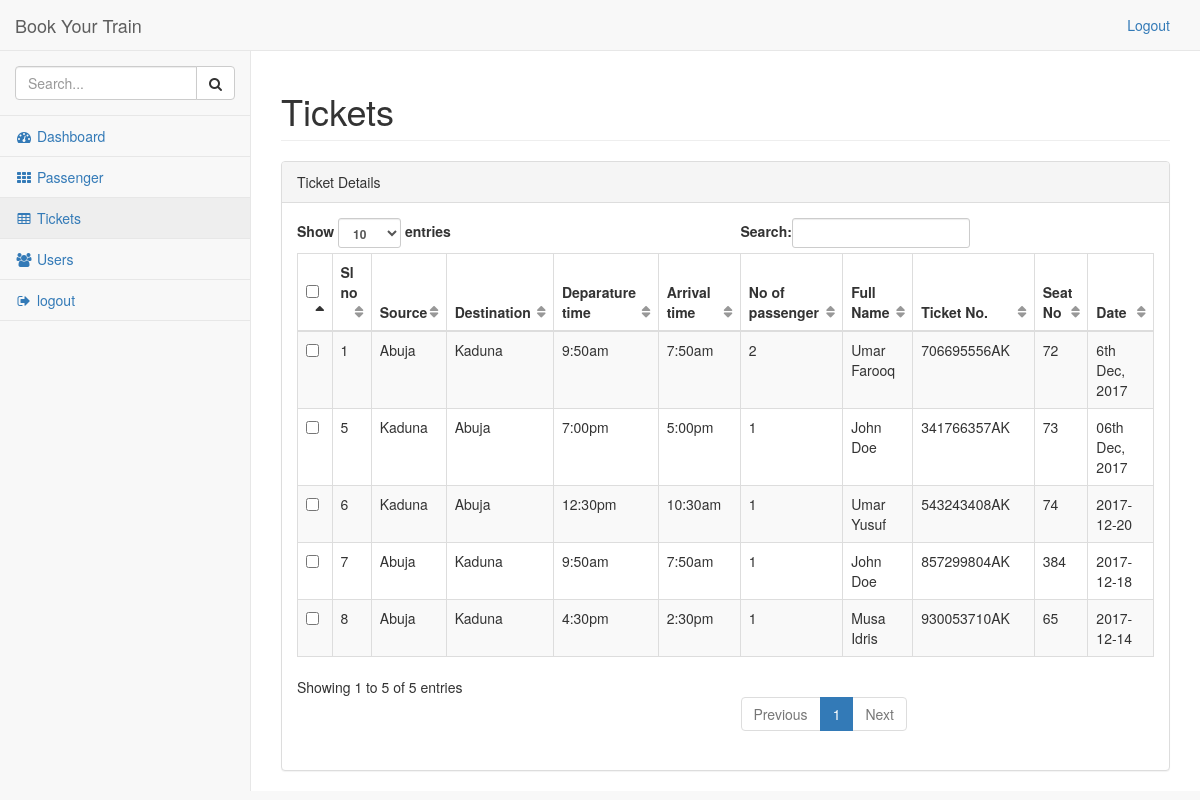
Page /admin/ticket.php (signed in) on the committed database.
### tables this page shows
CREATE TABLE `tickets` (
  `id` int(11) NOT NULL,
  `source` varchar(30) NOT NULL,
  `destination` varchar(30) NOT NULL,
  `d_time` varchar(30) NOT NULL,
  `a_time` varchar(30) NOT NULL,
  `passenger_no` int(11) NOT NULL,
  `fullname` varchar(150) NOT NULL,
  `ticket_no` varchar(30) NOT NULL,
  `seat_no` varchar(15) NOT NULL,
  `date` varchar(25) NOT NULL
);

### admin/ticket.php (the view, shortened to what this page needs)
<?php require('./header.php');?>
<?php require('./top-nav.php');?>
<?php require('./side-nav.php');?>
<div id="page-wrapper">
    <div class="row">
        <div class="col-lg-12">
            <h1 class="page-header">Tickets</h1>
        </div>
    </div>
    <div class="row">
        <div class="col-lg-12">
            <div class="panel panel-default">
                <div class="panel-heading">
                    Ticket Details
                </div>
                <div class="panel-body">
                    <table width="100%" class="table table-striped table-bordered table-hover" id="dataTables-example">
                        <thead>
                            <tr>
                                <th><input type="checkbox" id="select-all"/></th>
                                <th>Sl no</th>
                                <th>Source</th>
                                <th>Destination</th>
                                <th>Deparature time</th>
                                <th>Arrival time</th>
                                <th>No of passenger</th>
                                <th>Full Name</th>
                                <th>Ticket No.</th>
                                <th>Seat No</th>
                                <th>Date</th>
                            </tr>
                        </thead>
                        <tbody>
                        <?php
                            $query = "select * from tickets order by id asc";
                            $result = mysqli_query($dbc, $query);
                            while($rows = mysqli_fetch_array($result)){
                              echo '<tr>';
                              echo '<td><input type="checkbox" id="select-all"/></td>';
                              echo '<td>'.$rows['id'].'</td>';
                              echo '<td>'.$rows['source'].'</td>';
                              echo '<td>'.$rows['destination'].'</td>';
                              echo '<td>'.$rows['a_time'].'</td>';
                              echo '<td>'.$rows['d_time'].'</td>';
                              echo '<td>'.$rows['passenger_no'].'</td>';
                              echo '<td>'.$rows['fullname'].'</td>';
                              echo '<td>'.$rows['ticket_no'].'</td>';
                              echo '<td>'.$rows['seat_no'].'</td>';
                              echo '<td>'.$rows['date'].'</td>';
                              echo '</tr>';
                            }
                        ?>
                        </tbody>
                    </table>
                </div>
            </div>
        </div>
    </div>
<?php require('./footer.php');?>

### rows in the picture
tickets: id "1", source "Abuja", destination "Kaduna", a_time "9:50am", d_time "7:50am", passenger_no "2", fullname "Umar Farooq", ticket_no "706695556AK", seat_no "72", date "6th Dec, 2017"
tickets: id "5", source "Kaduna", destination "Abuja", a_time "7:00pm", d_time "5:00pm", passenger_no "1", fullname "John Doe", ticket_no "341766357AK", seat_no "73", date "06th Dec, 2017"
tickets: id "6", source "Kaduna", destination "Abuja", a_time "12:30pm", d_time "10:30am", passenger_no "1", fullname "Umar Yusuf", ticket_no "543243408AK", seat_no "74", date "2017-12-20"
tickets: id "7", source "Abuja", destination "Kaduna", a_time "9:50am", d_time "7:50am", passenger_no "1", fullname "John Doe", ticket_no "857299804AK", seat_no "384", date "2017-12-18"
tickets: id "8", source "Abuja", destination "Kaduna", a_time "4:30pm", d_time "2:30pm", passenger_no "1", fullname "Musa Idris", ticket_no "930053710AK", seat_no "65", date "2017-12-14"
